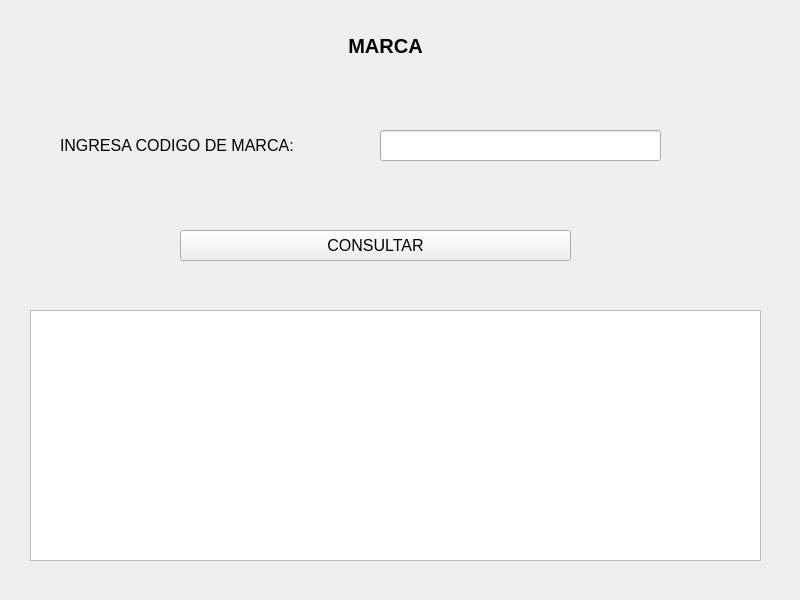
<?xml version="1.0" encoding="UTF-8"?>
<ui version="4.0">
 <class>MainWindow</class>
 <widget class="QMainWindow" name="MainWindow">
  <property name="geometry">
   <rect>
    <x>0</x>
    <y>0</y>
    <width>800</width>
    <height>600</height>
   </rect>
  </property>
  <property name="windowTitle">
   <string>MainWindow</string>
  </property>
  <widget class="QWidget" name="centralwidget">
   <widget class="QLabel" name="label">
    <property name="geometry">
     <rect>
      <x>190</x>
      <y>30</y>
      <width>391</width>
      <height>31</height>
     </rect>
    </property>
    <property name="font">
     <font>
      <pointsize>15</pointsize>
      <weight>75</weight>
      <bold>true</bold>
     </font>
    </property>
    <property name="text">
     <string>MARCA</string>
    </property>
    <property name="alignment">
     <set>Qt::AlignCenter</set>
    </property>
   </widget>
   <widget class="QTextBrowser" name="txtResultado">
    <property name="geometry">
     <rect>
      <x>30</x>
      <y>310</y>
      <width>731</width>
      <height>251</height>
     </rect>
    </property>
   </widget>
   <widget class="QPushButton" name="btnConsultar">
    <property name="geometry">
     <rect>
      <x>180</x>
      <y>230</y>
      <width>391</width>
      <height>31</height>
     </rect>
    </property>
    <property name="font">
     <font>
      <pointsize>12</pointsize>
     </font>
    </property>
    <property name="text">
     <string>CONSULTAR</string>
    </property>
   </widget>
   <widget class="QLineEdit" name="txtMarca">
    <property name="geometry">
     <rect>
      <x>380</x>
      <y>130</y>
      <width>281</width>
      <height>31</height>
     </rect>
    </property>
   </widget>
   <widget class="QLabel" name="label_10">
    <property name="geometry">
     <rect>
      <x>60</x>
      <y>130</y>
      <width>241</width>
      <height>31</height>
     </rect>
    </property>
    <property name="font">
     <font>
      <pointsize>12</pointsize>
     </font>
    </property>
    <property name="text">
     <string>INGRESA CODIGO DE MARCA:</string>
    </property>
   </widget>
  </widget>
 </widget>
 <resources/>
 <connections/>
</ui>
